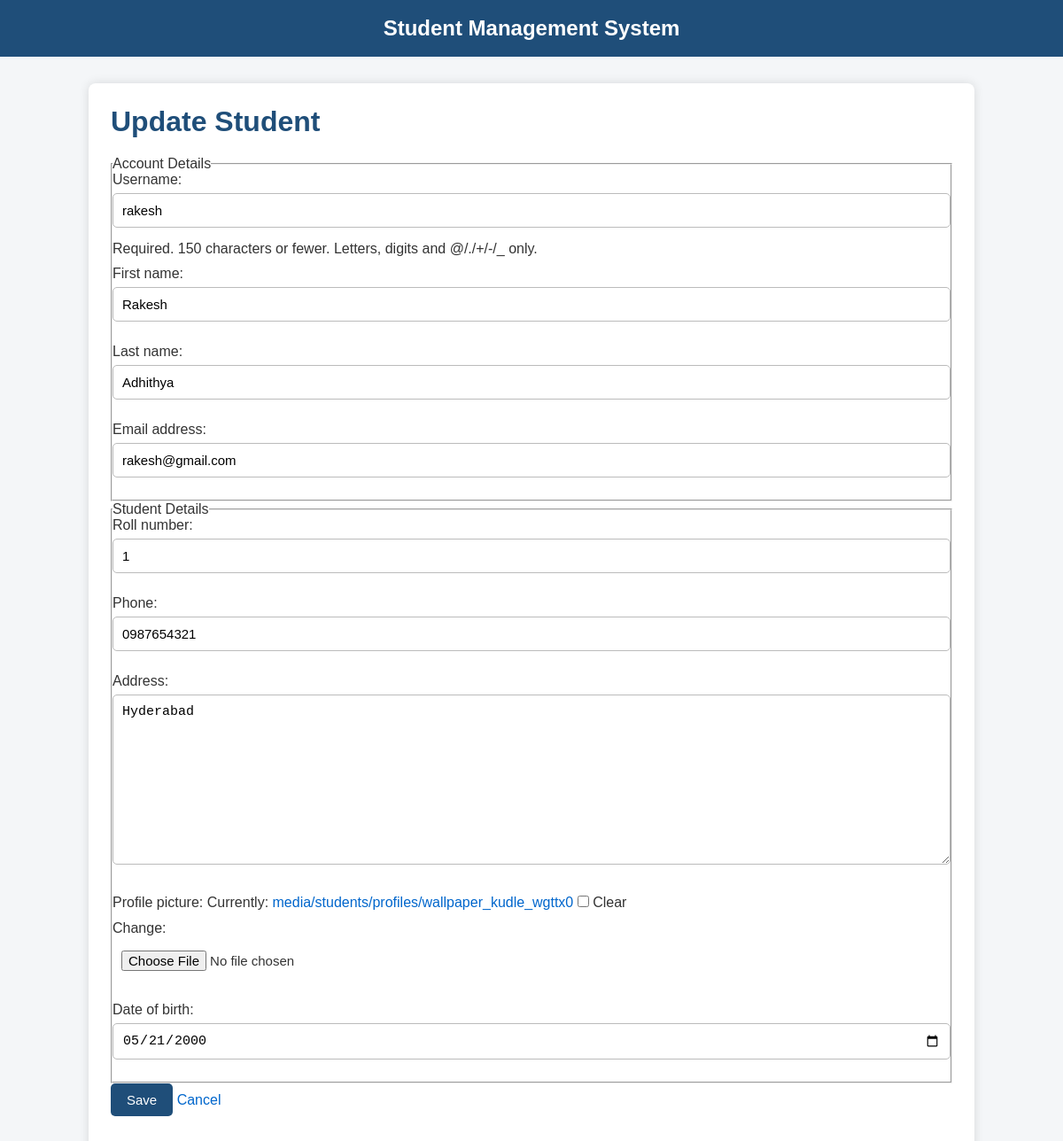
The page /students/9/update/ (signed in) on the database its author committed.
### accounts/models.py (models this page shows, shortened)
class Account(AbstractUser):
    class Role(models.TextChoices):
        MENTOR = "MENTOR", "Mentor"    #first value for database, second value to display to user
        STUDENT = "STUDENT", "Student"
    role = models.CharField(max_length=20, choices=Role.choices, default=Role.STUDENT)

### students/models.py (models this page shows, shortened)
class Student(models.Model):
    account = models.OneToOneField(Account, on_delete=models.CASCADE, related_name='student_profile')
    roll_number = models.CharField(max_length=20, unique=True)
    phone = models.CharField(max_length=15)
    address = models.TextField()
    profile_picture = models.ImageField(upload_to='students/profiles', blank=True, null=True)
    date_of_birth = models.DateField(blank=True, null=True)
    class Meta:
        permissions = [
            ('view_student_dashboard', 'Can view student dashboard'),
            ("view_student_list", "Can view student list"),
    ]

### students/views.py (the view)
# urls.py: path('<int:pk>/update/', student_update, name='student_update'),
@permission_required("accounts.change_account", raise_exception=True)
@permission_required("students.change_student", raise_exception=True)
@transaction.atomic
def student_update(request, pk):
    student = get_object_or_404(Student.objects.select_related("account"),pk=pk,)
    if request.method == "POST":
        account_form = AccountUpdateForm(request.POST, instance=student.account,)
        student_form = StudentForm(request.POST,request.FILES,instance=student,)
        if account_form.is_valid() and student_form.is_valid():
            account_form.save()
            student_form.save()
            messages.success(request,"Student updated successfully.")
            return redirect("student_list")
    else:
        account_form = AccountUpdateForm(instance=student.account)
        student_form = StudentForm(instance=student)
    context = {
        "account_form": account_form,
        "student_form": student_form,
        "title": "Update Student",
    }
    return render(request, "students/student_form.html", context)

### accounts/forms.py
class AccountUpdateForm(forms.ModelForm):
    class Meta:
        model = Account
        fields = (
            "username",
            "first_name",
            "last_name",
            "email",
        )

### students/forms.py
class StudentForm(forms.ModelForm):
    class Meta:
        model = Student
        exclude = ("account",)
        widgets = {
            "date_of_birth": forms.DateInput(
                attrs={"type": "date"}
            ),
        }

### students/templates/students/student_form.html (shortened to what this page needs)
{% extends "base.html" %} {% block title %} {{ title }} {% endblock %} {% block content %}
<h1>{{ title }}</h1>
<form method="post" enctype="multipart/form-data">
  <fieldset>
    <legend>Account Details</legend>
    {{ account_form.as_p }}
  </fieldset>
  <fieldset>
    <legend>Student Details</legend>
    {{ student_form.as_p }}
  </fieldset>
  <button type="submit">Save</button>
  <a href="{% url 'student_list' %}">Cancel</a>
</form>
{% endblock %}

### static/css/style.css (style rules this page uses)
* { margin: 0; padding: 0; box-sizing: border-box; }
body { font-family: Arial, Helvetica, sans-serif; background-color: #f4f6f8; color: #333; }
h1 { color: #1f4e79; margin-bottom: 20px; }
p { margin-bottom: 10px; }
a { color: #0066cc; text-decoration: none; }
form { margin: 20px 0; }
input, textarea, select { width: 100%; padding: 10px; margin-top: 6px; margin-bottom: 15px; border: 1px solid #bbb; border-radius: 5px; font-size: 15px; }
input[type="file"] { border: none; }
input[type="checkbox"] { width: auto; }
button { background-color: #1f4e79; color: white; border: none; padding: 10px 18px; cursor: pointer; border-radius: 5px; font-size: 15px; }

### rows shown on the page
Account: username "rakesh", first_name "Rakesh", last_name "Adhithya", email "rakesh@gmail.com"
Student: roll_number "1", phone "0987654321", address "Hyderabad", date_of_birth "05/21/2000"

### other values the page prints
{{ title }} "Update Student"
